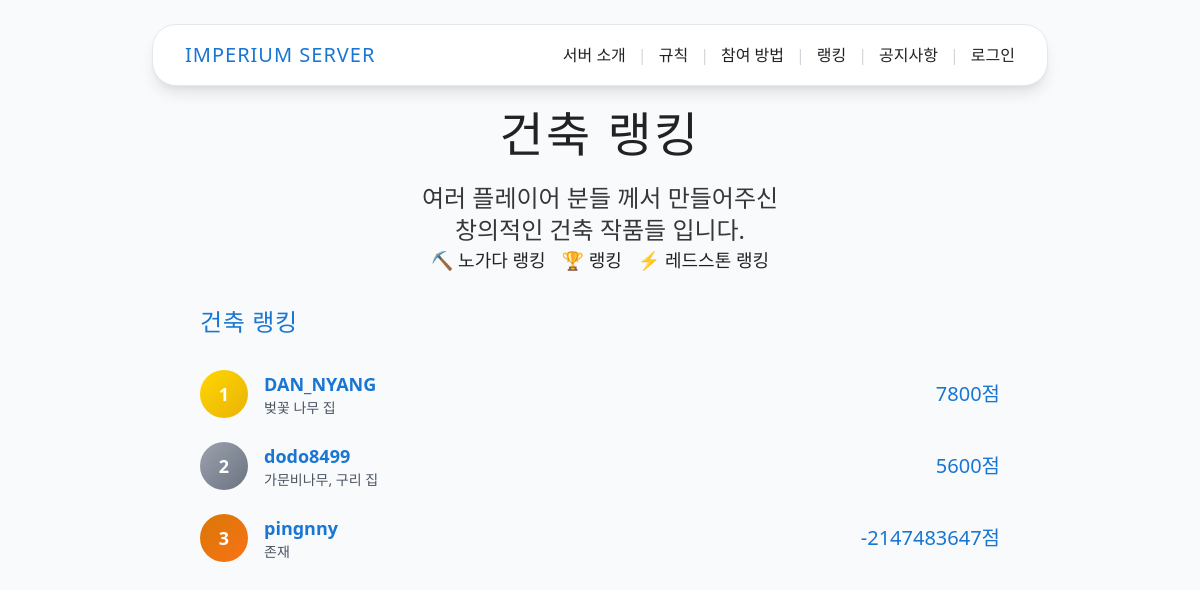
Page /ranking/build_ranking/ on the committed database.
### ranking/models.py (models this page shows, shortened)
class BuildPlayer(models.Model):
    player = models.CharField(max_length=255, null=True, blank=True)
    point = models.IntegerField(null=True, blank=True)
    things = models.CharField(max_length=255, null=True, blank=True)

### ranking/views.py (the view)
# urls.py: path('build_ranking/', views.build_ranking_main, name='build_ranking'),
def build_ranking_main(request):
    BuildPlayers = BuildPlayer.objects.all().order_by('-point')
    context = {
        'BuildPlayers': BuildPlayers,
    }
    return render(request, 'ranking/build_ranking.html', context)

### templates/ranking/build_ranking.html (shortened to what this page needs)
{% extends "base.html" %}
{% block content %}
<section class="section-header">
    <div class="max-w-4xl mx-auto px-4 text-center">
        <h1 class="font-pixel text-4xl md:text-5xl mb-6 tracking-wider text-shadow-pixel">
            건축 랭킹
        </h1>
        <p class="text-xl md:text-2xl opacity-90 leading-relaxed max-w-3xl mx-auto">
            여러 플레이어 분들 께서 만들어주신<br class="hidden md:block">
            창의적인 건축 작품들 입니다.
        </p>
    </div>
    <div class="flex flex-col sm:flex-row gap-4 justify-center">
        <a href="{% url 'ranking:hard_worked_ranking' %}" class="btn-secondary text-lg">
            ⛏️ 노가다 랭킹
        </a>
        <a href="{% url 'ranking:ranking' %}" class="btn-secondary text-lg">
            🏆 랭킹
        </a>
        <a href="{% url 'ranking:redstone_ranking' %}" class="btn-primary text-lg">
            ⚡ 레드스톤 랭킹
        </a>
    </div>
</section>
<section class="content-section">
    <div class="max-w-4xl mx-auto px-4">
        <div class="card-component p-8 mb-12">
            <h2 class="font-pixel text-2xl text-mc-blue mb-8 tracking-wide">건축 랭킹</h2>
            <div class="space-y-6">
                {% for BuildPlayer in BuildPlayers %}
                    <div class="rule-card group hover:shadow-toss-xl transition-all duration-200">
                        <div class="flex items-center space-x-4">
                            <div class="
                                flex-shrink-0 w-12 h-12
                                {% if forloop.counter == 1 %}
                                    bg-gradient-to-br from-mc-gold to-yellow-500
                                {% elif forloop.counter == 2 %}
                                    bg-gradient-to-br from-gray-400 to-gray-500
                                {% elif forloop.counter == 3 %}
                                    bg-gradient-to-br from-amber-600 to-orange-500
                                {% else %}
                                    bg-gradient-to-br from-mc-blue to-blue-600
                                {% endif %}
                                text-white rounded-3xl flex items-center justify-center font-bold text-lg group-hover:scale-110 transition-transform
                            ">
                                {{ forloop.counter }}
                            </div>
                            <div class="flex-1">
                                <div class="flex items-center justify-between">
                                    <div>
                                        <h3 class="font-semibold text-mc-blue text-lg group-hover:text-blue-600 transition-colors">{{ BuildPlayer.player }}</h3>
                                        <p class="text-gray-600 text-sm">{{ BuildPlayer.things }}</p>
                                    </div>
                                    <div class="text-right">
                                        <p class="font-pixel text-xl text-mc-blue">{{ BuildPlayer.point }}점</p>
                                    </div>
                                </div>
                            </div>
                        </div>
                    </div>
                {% endfor %}
            </div>
        </div>
    </div>
</section>
{% endblock %}

### static/main/index.css (style rules this page uses)
:root { --mc-green: #5e7c16; --mc-brown: #7c5e3c; --mc-light: #f3f3f3; --mc-dark: #222; --mc-accent: #b6e53e; --mc-border: #cfcfcf; }
html, body { margin: 0; padding: 0; font-family: 'Segoe UI', 'Malgun Gothic', 'Arial', sans-serif; background: var(--mc-light); color: var(--mc-dark); min-height: 100vh; }
.content-section { margin-bottom: 2.5rem; }

### templates/base.html (style rules this page uses)
.btn-primary { @apply bg-mc-blue text-white px-4 md:px-6 py-2 md:py-3 rounded-xl md:rounded-2xl font-semibold shadow-toss hover:shadow-toss-lg transition-all duration-200 hover:bg-blue-600 text-sm md:text-base; }
.btn-secondary { @apply bg-white text-mc-blue px-4 md:px-6 py-2 md:py-3 rounded-xl md:rounded-2xl font-semibold border-2 border-mc-blue shadow-toss hover:shadow-toss-lg transition-all duration-200 hover:bg-mc-blue hover:text-white text-sm md:text-base; }
.card-component { @apply bg-white rounded-2xl md:rounded-3xl shadow-toss hover:shadow-toss-lg transition-all duration-300 border border-gray-100; }
.section-header { @apply bg-gradient-to-r from-mc-blue to-blue-600 text-white py-12 md:py-20; }
.content-section { @apply py-8 md:py-16 bg-white; }
.rule-card { @apply bg-white rounded-xl md:rounded-2xl p-4 md:p-6 shadow-toss hover:shadow-toss-lg transition-all duration-200 border border-gray-100; }

### rows in the picture
BuildPlayer: player "DAN_NYANG", things "벚꽃 나무 집", point "7800"
BuildPlayer: player "dodo8499", things "가문비나무, 구리 집", point "5600"
BuildPlayer: player "pingnny", things "존재", point "-2147483647"
